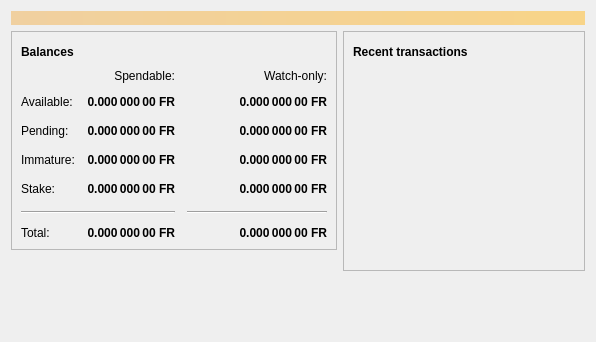
<?xml version="1.0" encoding="UTF-8"?>
<ui version="4.0">
 <class>OverviewPage</class>
 <widget class="QWidget" name="OverviewPage">
  <property name="geometry">
   <rect>
    <x>0</x>
    <y>0</y>
    <width>596</width>
    <height>342</height>
   </rect>
  </property>
  <property name="windowTitle">
   <string>Form</string>
  </property>
  <layout class="QVBoxLayout" name="topLayout">
   <item>
    <widget class="QLabel" name="labelAlerts">
     <property name="visible">
      <bool>false</bool>
     </property>
     <property name="styleSheet">
      <string notr="true">QLabel { background-color: qlineargradient(x1: 0, y1: 0, x2: 1, y2: 0, stop:0 #F0D0A0, stop:1 #F8D488); color:#000000; }</string>
     </property>
     <property name="wordWrap">
      <bool>true</bool>
     </property>
     <property name="margin">
      <number>3</number>
     </property>
     <property name="textInteractionFlags">
      <set>Qt::TextSelectableByMouse</set>
     </property>
    </widget>
   </item>
   <item>
    <layout class="QHBoxLayout" name="horizontalLayout" stretch="1,1">
     <item>
      <layout class="QVBoxLayout" name="verticalLayout_2">
       <item>
        <widget class="QFrame" name="frame">
         <property name="frameShape">
          <enum>QFrame::StyledPanel</enum>
         </property>
         <property name="frameShadow">
          <enum>QFrame::Raised</enum>
         </property>
         <layout class="QVBoxLayout" name="verticalLayout_4">
          <item>
           <layout class="QHBoxLayout" name="horizontalLayout_4">
            <item>
             <widget class="QLabel" name="label_5">
              <property name="font">
               <font>
                <weight>75</weight>
                <bold>true</bold>
               </font>
              </property>
              <property name="text">
               <string>Balances</string>
              </property>
             </widget>
            </item>
            <item>
             <widget class="QPushButton" name="labelWalletStatus">
              <property name="enabled">
               <bool>true</bool>
              </property>
              <property name="maximumSize">
               <size>
                <width>30</width>
                <height>16777215</height>
               </size>
              </property>
              <property name="toolTip">
               <string>The displayed information may be out of date. Your wallet automatically synchronizes with the Bitcoin network after a connection is established, but this process has not completed yet.</string>
              </property>
              <property name="text">
               <string/>
              </property>
              <property name="icon">
               <iconset resource="../bitcoin.qrc">
                <normaloff>:/icons/warning</normaloff>
                <disabledoff>:/icons/warning</disabledoff>:/icons/warning</iconset>
              </property>
              <property name="iconSize">
               <size>
                <width>24</width>
                <height>24</height>
               </size>
              </property>
              <property name="flat">
               <bool>true</bool>
              </property>
             </widget>
            </item>
            <item>
             <spacer name="horizontalSpacer_3">
              <property name="orientation">
               <enum>Qt::Horizontal</enum>
              </property>
              <property name="sizeHint" stdset="0">
               <size>
                <width>40</width>
                <height>20</height>
               </size>
              </property>
             </spacer>
            </item>
           </layout>
          </item>
          <item>
           <layout class="QGridLayout" name="gridLayout">
            <property name="spacing">
             <number>12</number>
            </property>
            <item row="2" column="2">
             <widget class="QLabel" name="labelWatchPending">
              <property name="font">
               <font>
                <weight>75</weight>
                <bold>true</bold>
               </font>
              </property>
              <property name="cursor">
               <cursorShape>IBeamCursor</cursorShape>
              </property>
              <property name="toolTip">
               <string>Unconfirmed transactions to watch-only addresses</string>
              </property>
              <property name="text">
               <string notr="true">0.000 000 00 FR</string>
              </property>
              <property name="alignment">
               <set>Qt::AlignRight|Qt::AlignTrailing|Qt::AlignVCenter</set>
              </property>
              <property name="textInteractionFlags">
               <set>Qt::LinksAccessibleByMouse|Qt::TextSelectableByKeyboard|Qt::TextSelectableByMouse</set>
              </property>
             </widget>
            </item>
            <item row="2" column="1">
             <widget class="QLabel" name="labelUnconfirmed">
              <property name="font">
               <font>
                <weight>75</weight>
                <bold>true</bold>
               </font>
              </property>
              <property name="cursor">
               <cursorShape>IBeamCursor</cursorShape>
              </property>
              <property name="toolTip">
               <string>Total of transactions that have yet to be confirmed, and do not yet count toward the spendable balance</string>
              </property>
              <property name="text">
               <string notr="true">0.000 000 00 FR</string>
              </property>
              <property name="alignment">
               <set>Qt::AlignRight|Qt::AlignTrailing|Qt::AlignVCenter</set>
              </property>
              <property name="textInteractionFlags">
               <set>Qt::LinksAccessibleByMouse|Qt::TextSelectableByKeyboard|Qt::TextSelectableByMouse</set>
              </property>
             </widget>
            </item>
            <item row="3" column="2">
             <widget class="QLabel" name="labelWatchImmature">
              <property name="font">
               <font>
                <weight>75</weight>
                <bold>true</bold>
               </font>
              </property>
              <property name="cursor">
               <cursorShape>IBeamCursor</cursorShape>
              </property>
              <property name="toolTip">
               <string>Mined balance in watch-only addresses that has not yet matured</string>
              </property>
              <property name="text">
               <string notr="true">0.000 000 00 FR</string>
              </property>
              <property name="alignment">
               <set>Qt::AlignRight|Qt::AlignTrailing|Qt::AlignVCenter</set>
              </property>
              <property name="textInteractionFlags">
               <set>Qt::LinksAccessibleByMouse|Qt::TextSelectableByKeyboard|Qt::TextSelectableByMouse</set>
              </property>
             </widget>
            </item>
            <item row="5" column="0" colspan="2">
             <widget class="Line" name="line">
              <property name="orientation">
               <enum>Qt::Horizontal</enum>
              </property>
             </widget>
            </item>
            <item row="5" column="2">
             <widget class="Line" name="lineWatchBalance">
              <property name="sizePolicy">
               <sizepolicy hsizetype="Preferred" vsizetype="Fixed">
                <horstretch>0</horstretch>
                <verstretch>0</verstretch>
               </sizepolicy>
              </property>
              <property name="minimumSize">
               <size>
                <width>140</width>
                <height>0</height>
               </size>
              </property>
              <property name="orientation">
               <enum>Qt::Horizontal</enum>
              </property>
             </widget>
            </item>
            <item row="6" column="0">
             <widget class="QLabel" name="labelTotalText">
              <property name="text">
               <string>Total:</string>
              </property>
             </widget>
            </item>
            <item row="3" column="1">
             <widget class="QLabel" name="labelImmature">
              <property name="font">
               <font>
                <weight>75</weight>
                <bold>true</bold>
               </font>
              </property>
              <property name="cursor">
               <cursorShape>IBeamCursor</cursorShape>
              </property>
              <property name="toolTip">
               <string>Mined balance that has not yet matured</string>
              </property>
              <property name="text">
               <string notr="true">0.000 000 00 FR</string>
              </property>
              <property name="alignment">
               <set>Qt::AlignRight|Qt::AlignTrailing|Qt::AlignVCenter</set>
              </property>
              <property name="textInteractionFlags">
               <set>Qt::LinksAccessibleByMouse|Qt::TextSelectableByKeyboard|Qt::TextSelectableByMouse</set>
              </property>
             </widget>
            </item>
            <item row="2" column="3">
             <spacer name="horizontalSpacer_2">
              <property name="orientation">
               <enum>Qt::Horizontal</enum>
              </property>
              <property name="sizeHint" stdset="0">
               <size>
                <width>40</width>
                <height>20</height>
               </size>
              </property>
             </spacer>
            </item>
            <item row="3" column="0">
             <widget class="QLabel" name="labelImmatureText">
              <property name="text">
               <string>Immature:</string>
              </property>
             </widget>
            </item>
            <item row="4" column="1">
             <widget class="QLabel" name="labelStake">
              <property name="font">
               <font>
                <weight>75</weight>
                <bold>true</bold>
               </font>
              </property>
              <property name="cursor">
               <cursorShape>IBeamCursor</cursorShape>
              </property>
              <property name="toolTip">
               <string>Stake</string>
              </property>
              <property name="text">
               <string notr="true">0.000 000 00 FR</string>
              </property>
              <property name="alignment">
               <set>Qt::AlignRight|Qt::AlignTrailing|Qt::AlignVCenter</set>
              </property>
              <property name="textInteractionFlags">
               <set>Qt::LinksAccessibleByMouse|Qt::TextSelectableByKeyboard|Qt::TextSelectableByMouse</set>
              </property>
             </widget>
            </item>
            <item row="4" column="3">
             <spacer name="horizontalSpacer_4">
              <property name="orientation">
               <enum>Qt::Horizontal</enum>
              </property>
              <property name="sizeHint" stdset="0">
               <size>
                <width>40</width>
                <height>20</height>
               </size>
              </property>
             </spacer>
            </item>
            <item row="4" column="0">
             <widget class="QLabel" name="labelStakeText">
              <property name="text">
                <string>Stake:</string>
              </property>
             </widget>
            </item>
            <item row="4" column="2">
             <widget class="QLabel" name="labelWatchStake">
              <property name="font">
               <font>
                <weight>75</weight>
                <bold>true</bold>
               </font>
              </property>
              <property name="cursor">
               <cursorShape>IBeamCursor</cursorShape>
              </property>
              <property name="toolTip">
               <string>Watch Stake</string>
              </property>
              <property name="text">
               <string notr="true">0.000 000 00 FR</string>
              </property>
              <property name="alignment">
               <set>Qt::AlignRight|Qt::AlignTrailing|Qt::AlignVCenter</set>
              </property>
              <property name="textInteractionFlags">
               <set>Qt::LinksAccessibleByMouse|Qt::TextSelectableByKeyboard|Qt::TextSelectableByMouse</set>
              </property>
             </widget>
            </item>
            <item row="6" column="1">
             <widget class="QLabel" name="labelTotal">
              <property name="font">
               <font>
                <weight>75</weight>
                <bold>true</bold>
               </font>
              </property>
              <property name="cursor">
               <cursorShape>IBeamCursor</cursorShape>
              </property>
              <property name="toolTip">
               <string>Your current total balance</string>
              </property>
              <property name="text">
               <string notr="true">0.000 000 00 FR</string>
              </property>
              <property name="alignment">
               <set>Qt::AlignRight|Qt::AlignTrailing|Qt::AlignVCenter</set>
              </property>
              <property name="textInteractionFlags">
               <set>Qt::LinksAccessibleByMouse|Qt::TextSelectableByKeyboard|Qt::TextSelectableByMouse</set>
              </property>
             </widget>
            </item>
            <item row="6" column="2">
             <widget class="QLabel" name="labelWatchTotal">
              <property name="font">
               <font>
                <weight>75</weight>
                <bold>true</bold>
               </font>
              </property>
              <property name="cursor">
               <cursorShape>IBeamCursor</cursorShape>
              </property>
              <property name="toolTip">
               <string>Current total balance in watch-only addresses</string>
              </property>
              <property name="text">
               <string notr="true">0.000 000 00 FR</string>
              </property>
              <property name="alignment">
               <set>Qt::AlignRight|Qt::AlignTrailing|Qt::AlignVCenter</set>
              </property>
              <property name="textInteractionFlags">
               <set>Qt::LinksAccessibleByMouse|Qt::TextSelectableByKeyboard|Qt::TextSelectableByMouse</set>
              </property>
             </widget>
            </item>
            <item row="0" column="2">
             <widget class="QLabel" name="labelWatchonly">
              <property name="text">
               <string>Watch-only:</string>
              </property>
              <property name="alignment">
               <set>Qt::AlignRight|Qt::AlignTrailing|Qt::AlignVCenter</set>
              </property>
             </widget>
            </item>
            <item row="1" column="0">
             <widget class="QLabel" name="labelBalanceText">
              <property name="text">
               <string>Available:</string>
              </property>
             </widget>
            </item>
            <item row="1" column="1">
             <widget class="QLabel" name="labelBalance">
              <property name="font">
               <font>
                <weight>75</weight>
                <bold>true</bold>
               </font>
              </property>
              <property name="cursor">
               <cursorShape>IBeamCursor</cursorShape>
              </property>
              <property name="toolTip">
               <string>Your current spendable balance</string>
              </property>
              <property name="text">
               <string notr="true">0.000 000 00 FR</string>
              </property>
              <property name="alignment">
               <set>Qt::AlignRight|Qt::AlignTrailing|Qt::AlignVCenter</set>
              </property>
              <property name="textInteractionFlags">
               <set>Qt::LinksAccessibleByMouse|Qt::TextSelectableByKeyboard|Qt::TextSelectableByMouse</set>
              </property>
             </widget>
            </item>
            <item row="1" column="2">
             <widget class="QLabel" name="labelWatchAvailable">
              <property name="font">
               <font>
                <weight>75</weight>
                <bold>true</bold>
               </font>
              </property>
              <property name="cursor">
               <cursorShape>IBeamCursor</cursorShape>
              </property>
              <property name="toolTip">
               <string>Your current balance in watch-only addresses</string>
              </property>
              <property name="text">
               <string notr="true">0.000 000 00 FR</string>
              </property>
              <property name="alignment">
               <set>Qt::AlignRight|Qt::AlignTrailing|Qt::AlignVCenter</set>
              </property>
              <property name="textInteractionFlags">
               <set>Qt::LinksAccessibleByMouse|Qt::TextSelectableByKeyboard|Qt::TextSelectableByMouse</set>
              </property>
             </widget>
            </item>
            <item row="2" column="0">
             <widget class="QLabel" name="labelPendingText">
              <property name="text">
               <string>Pending:</string>
              </property>
             </widget>
            </item>
            <item row="0" column="1">
             <widget class="QLabel" name="labelSpendable">
              <property name="text">
               <string>Spendable:</string>
              </property>
              <property name="alignment">
               <set>Qt::AlignRight|Qt::AlignTrailing|Qt::AlignVCenter</set>
              </property>
             </widget>
            </item>
           </layout>
          </item>
         </layout>
        </widget>
       </item>
       <item>
        <spacer name="verticalSpacer">
         <property name="orientation">
          <enum>Qt::Vertical</enum>
         </property>
         <property name="sizeHint" stdset="0">
          <size>
           <width>20</width>
           <height>40</height>
          </size>
         </property>
        </spacer>
       </item>
      </layout>
     </item>
     <item>
      <layout class="QVBoxLayout" name="verticalLayout_3">
       <item>
        <widget class="QFrame" name="frame_2">
         <property name="frameShape">
          <enum>QFrame::StyledPanel</enum>
         </property>
         <property name="frameShadow">
          <enum>QFrame::Raised</enum>
         </property>
         <layout class="QVBoxLayout" name="verticalLayout">
          <item>
           <layout class="QHBoxLayout" name="horizontalLayout_2">
            <item>
             <widget class="QLabel" name="label_4">
              <property name="font">
               <font>
                <weight>75</weight>
                <bold>true</bold>
               </font>
              </property>
              <property name="text">
               <string>Recent transactions</string>
              </property>
             </widget>
            </item>
            <item>
             <widget class="QPushButton" name="labelTransactionsStatus">
              <property name="enabled">
               <bool>true</bool>
              </property>
              <property name="maximumSize">
               <size>
                <width>30</width>
                <height>16777215</height>
               </size>
              </property>
              <property name="toolTip">
               <string>The displayed information may be out of date. Your wallet automatically synchronizes with the Bitcoin network after a connection is established, but this process has not completed yet.</string>
              </property>
              <property name="text">
               <string/>
              </property>
              <property name="icon">
               <iconset resource="../bitcoin.qrc">
                <normaloff>:/icons/warning</normaloff>
                <disabledoff>:/icons/warning</disabledoff>:/icons/warning</iconset>
              </property>
              <property name="iconSize">
               <size>
                <width>24</width>
                <height>24</height>
               </size>
              </property>
              <property name="flat">
               <bool>true</bool>
              </property>
             </widget>
            </item>
            <item>
             <spacer name="horizontalSpacer">
              <property name="orientation">
               <enum>Qt::Horizontal</enum>
              </property>
              <property name="sizeHint" stdset="0">
               <size>
                <width>40</width>
                <height>20</height>
               </size>
              </property>
             </spacer>
            </item>
           </layout>
          </item>
          <item>
           <widget class="QListView" name="listTransactions">
            <property name="styleSheet">
             <string notr="true">QListView { background: transparent; }</string>
            </property>
            <property name="frameShape">
             <enum>QFrame::NoFrame</enum>
            </property>
            <property name="verticalScrollBarPolicy">
             <enum>Qt::ScrollBarAlwaysOff</enum>
            </property>
            <property name="horizontalScrollBarPolicy">
             <enum>Qt::ScrollBarAlwaysOff</enum>
            </property>
            <property name="selectionMode">
             <enum>QAbstractItemView::NoSelection</enum>
            </property>
           </widget>
          </item>
         </layout>
        </widget>
       </item>
       <item>
        <spacer name="verticalSpacer_2">
         <property name="orientation">
          <enum>Qt::Vertical</enum>
         </property>
         <property name="sizeHint" stdset="0">
          <size>
           <width>20</width>
           <height>40</height>
          </size>
         </property>
        </spacer>
       </item>
      </layout>
     </item>
    </layout>
   </item>
  </layout>
 </widget>
 <resources/>
 <connections/>
</ui>
